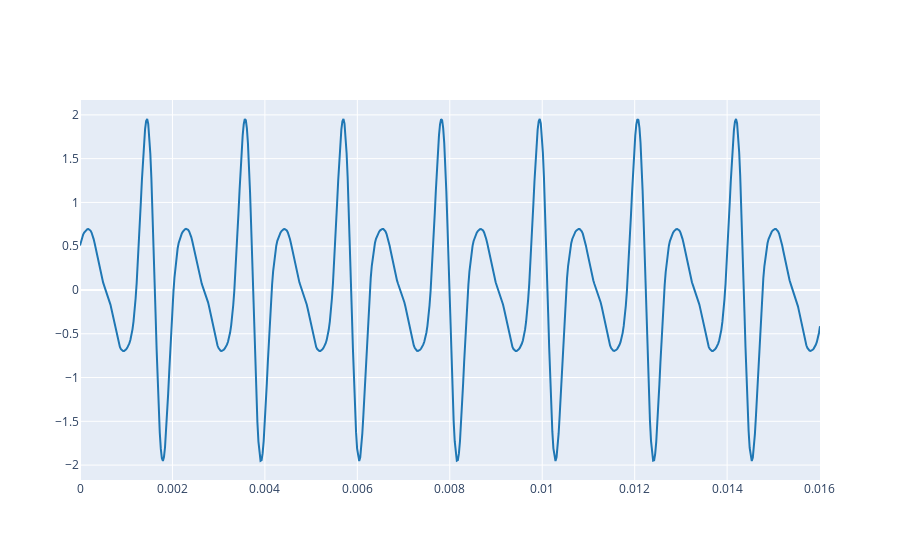
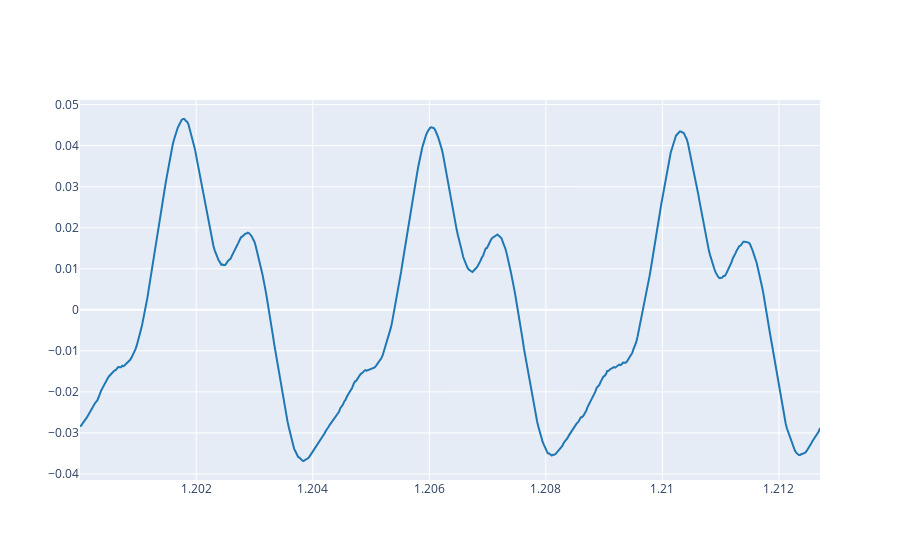

The cell these charts' notebook holds for them, in order:
### Markdown cell above
2.1. Use the `synthetize` function to generate a synthesis with the weights ($A_k$) found in 1.3 and the fundamental frequency and phases found in previous labs. Plot both the reference and the synthetize signal. Listen to the synthetize signal.

### Code cell
from IPython.display import Audio

# Write the code here
f0 = 235.8  # Fundamental frequency from Lab 1 (replace with actual value if different)
deltha_t = 0.0042435
phi = 2*np.pi*f0*(deltha_t + 0.0005) % (2*np.pi) + np.pi/2
# Extend the time array to cover a longer duration
t = np.arange(0, 0.016, 1.0/fs) 
# Number of harmonics
period = 1 / f0
t_start = 1.2
t_end = t_start + 3 * period 
synthesized_signal = synthesize(f0, phi, weights, t)


# Plot both signals
plot_signals(synthesized_signal, fs) # Synthesized signal
plot_signals(OurRef, fs, t_start=t_start, t_end=t_end) # Reference signal

# Listen to the synthesized signal
#   - First we modify the time of the signal to be able to appreciate the sound:
t = np.arange(0, 1, 1.0/fs)
synthesized_signal = synthesize(f0, phi, weights, t)
#   - Then we listen to the signal
Audio(synthesized_signal, rate=fs)

### Figure 1 — Plotly figure (JSON) as saved in the notebook; plotly's stock layout.template omitted (floating-point values rounded to 4 significant figures; data arrays with more than 128 entries replaced by an {"elided": "..."} marker saying what was removed)
{"data": [{"line": {"color": "#1f77b4", "shape": "linear"}, "mode": "lines", "name": "audio signal 0", "type": "scatter", "x": {"elided": "706 float values"}, "y": {"elided": "706 float values"}}], "layout": {}}

### Figure 2 — Plotly figure (JSON) as saved in the notebook; plotly's stock layout.template omitted (floating-point values rounded to 4 significant figures; data arrays with more than 128 entries replaced by an {"elided": "..."} marker saying what was removed)
{"data": [{"line": {"color": "#1f77b4", "shape": "linear"}, "mode": "lines", "name": "audio signal 0", "type": "scatter", "x": {"elided": "561 float values"}, "y": {"elided": "561 float values"}}], "layout": {}}
